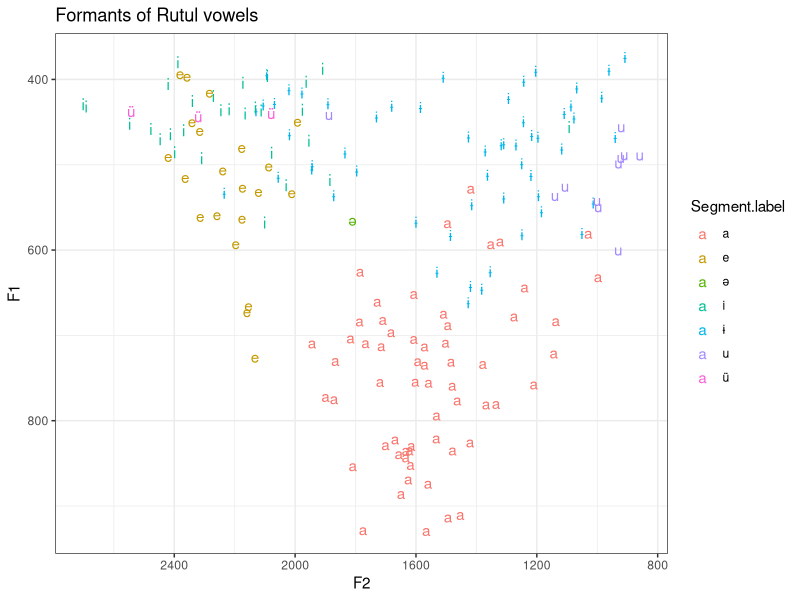

This figure's R source: (Note: this script raises an error after producing the figure.)
library(dplyr)
library(ggplot2)

setwd("/home/agricolamz/_DATA/OneDrive1/_Work/_Students/2016_Martynova_rutul")

x <- read.csv("data.csv")

x$Stress.hearing <- factor(x$Stress.hearing)
x$stressed.syl <- factor(x$stressed.syl)



# vowels ------------------------------------------------------------------

x%>%
  filter(F1 < 1000, F1 >230, Filename == "mitNR_nouns") %>% 
  ggplot(aes(F2, F1, label = Segment.label, color = Segment.label))+
  geom_text()+
  scale_y_reverse() +
  scale_x_reverse() +
  theme_bw()+
  ggtitle("Formants of Rutul vowels")

# phonetic model ----------------------------------------------------------

x %>% 
  filter(Filename == "mitNR_nouns", Stress.hearing != "2")  %>% 
  mutate(range = Maximum.pitch..Hz. - Minimum.pitch..Hz.) ->
  mitNR

fit <- glm(Stress.hearing~
             Duration + 
             Pitch.mean+
             range,
           data = mitNR,
           family = "binomial")

summary(fit)

# phonological model ------------------------------------------------------

x %>% 
  filter(Filename == "mitNR_nouns", Stress.hearing != "2")  %>% 
  mutate(range = Maximum.pitch..Hz. - Minimum.pitch..Hz.) ->
  mitNR

fit <- glm(Stress.hearing~
             Num.of.Sylable + 
             Sylable.strukture+
             Segment.label+
             stressed.syl,
           data = mitNR,
           family = "binomial")

summary(fit)

mydf <- aggregate(Stress.hearing~
                    Num.of.Sylable+
                    Sylable.strukture+
                    Segment.label+
                    stressed.syl,
                  length, data = mitNR)

mydf %>% 
  arrange(desc(Stress.hearing)) ->
  mydf

mydf %>% 
  select(-Stress.hearing) %>% 
  predict(fit)

mydf$prob <- round(predict(fit, mydf[,-5], type = "response"), 2)

mydf


# barplot 1-----------------------------------------------------------------

x %>% 
  ggplot(aes(Sylable.strukture, fill = Stress.hearing))+
  geom_bar(position = "dodge")+
  theme_bw()+
  ggtitle("Barplot: stress hearing vs. syllable structure")+
  xlab("syllable structure")+
  ylab("count") -> 
  bp

bp + scale_fill_discrete(name="stress hearing",
                         breaks=c("0", "1", "2"),
                         labels=c("unstressed", "stressed", "ambiguous"))


# barplot 2 ---------------------------------------------------------------

x %>% 
  ggplot(aes(Num.of.Sylable, fill = Stress.hearing))+
  geom_bar(position = "dodge")+
  theme_bw()+
  ggtitle("Barplot: stress hearing vs. number of syllables")+
  xlab("number of syllables")+
  ylab("count") -> 
  bp

bp + scale_fill_discrete(name="stress hearing",
                         breaks=c("0", "1", "2"),
                         labels=c("unstressed", "stressed", "ambiguous"))


# barplot 3 ---------------------------------------------------------------

x %>% 
  ggplot(aes(Segment.label, fill = Stress.hearing))+
  geom_bar(position = "dodge")+
  theme_bw()+
  ggtitle("Barplot: stress hearing vs. vowels")+
  xlab("vowels")+
  ylab("count") -> 
  bp

bp + scale_fill_discrete(name="stress hearing",
                         breaks=c("0", "1", "2"),
                         labels=c("unstressed", "stressed", "ambiguous"))

# barplot 4 ---------------------------------------------------------------

x %>% 
  ggplot(aes(stressed.syl, fill = Stress.hearing))+
  geom_bar(position = "dodge")+
  theme_bw()+
  ggtitle("Barplot: stress hearing vs. stressed syllable")+
  xlab("stressed syllable")+
  ylab("count") -> 
  bp

bp + scale_fill_discrete(name="stress hearing",
                         breaks=c("0", "1", "2"),
                         labels=c("unstressed", "stressed", "ambiguous"))


